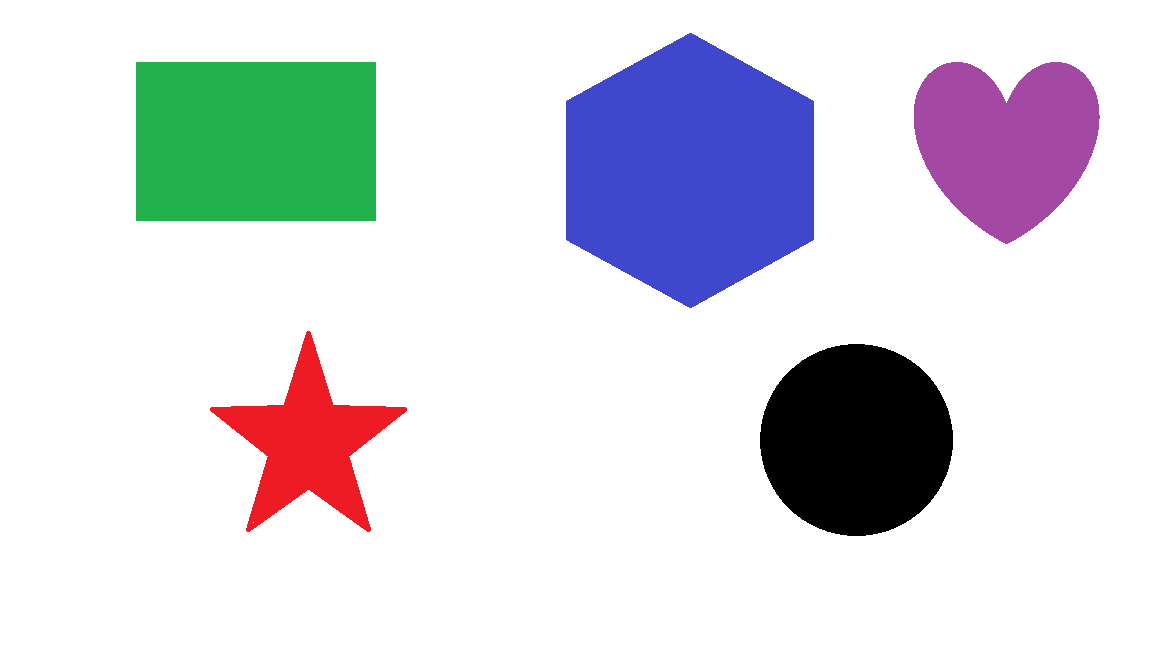
#> input picture pct.png, 1152 x 648 px
$ python detectingShepes.py
#> lines starting #> are read from the running program, lines starting #| are printed output that depends on the picture; after the words box and inside, x2 and y2 are one past the last pixel; in counts of white or black regions, pixels touching at a corner belong together
import cv2
import numpy as np


class Outline:

    def __init__(self, image):
#> called with image = 'pct.png'
        self.image = cv2.imread(image)
#> self.image is the input picture: shape (648, 1152, 3); mean B, G, R 225.1, 218.1, 217.2

    def thresh(self):
        img_gray = cv2.cvtColor(self.image, cv2.COLOR_BGR2GRAY)
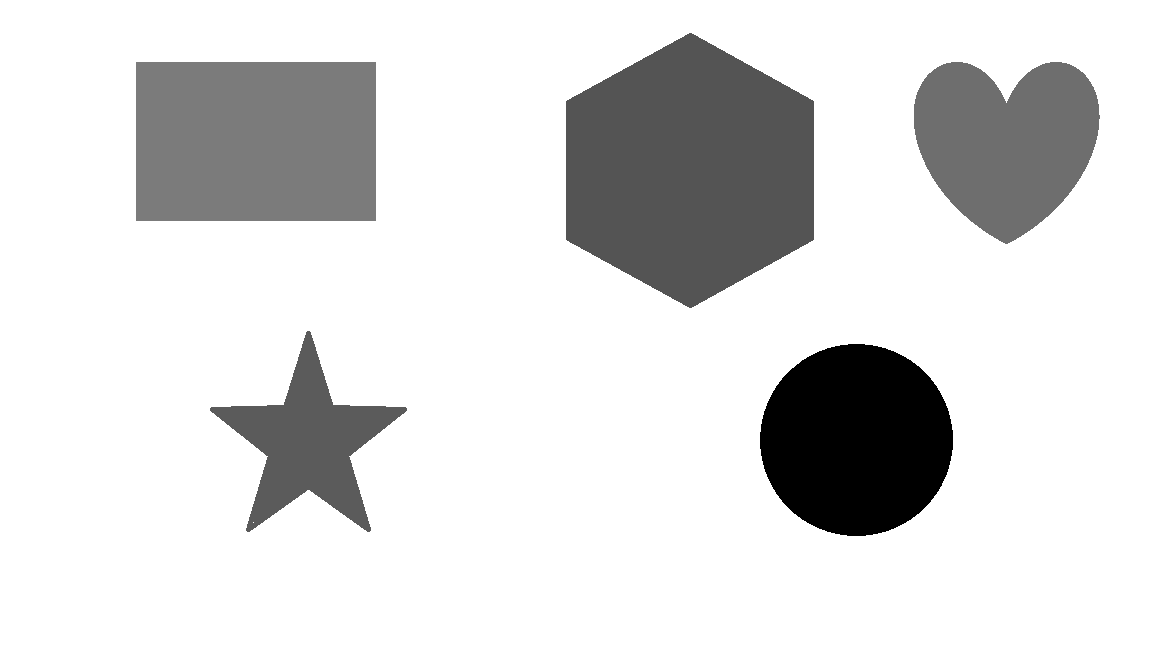
#> img_gray: shape (648, 1152); min 0, max 255, mean 218.6
        img_blur = cv2.GaussianBlur(img_gray, [5, 5], 0)
        ret, thresh = cv2.threshold(img_blur, 150, 255, cv2.THRESH_BINARY_INV)
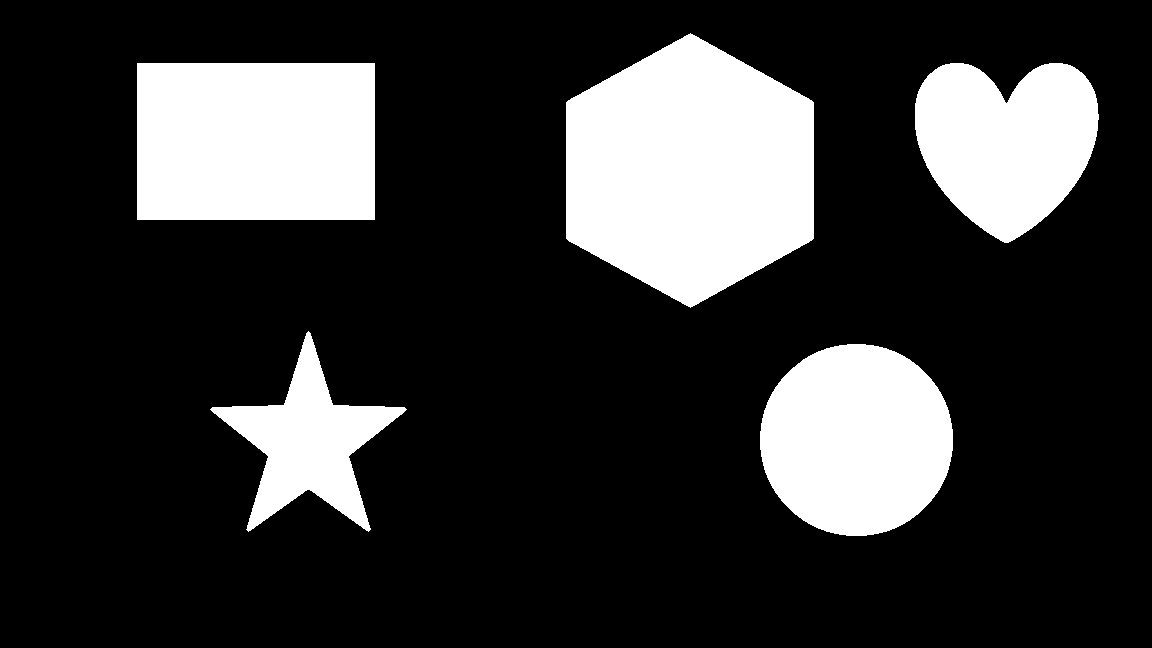
#> thresh: shape (648, 1152); 20.9% white; 5 white regions
        contours, hierarchy = cv2.findContours(thresh, cv2.RETR_TREE, cv2.CHAIN_APPROX_NONE)
#> contours = 5 contours; box (x1, y1, x2, y2) and area: (566, 33, 814, 308) 50818, (137, 63, 375, 220) 36972, (760, 344, 953, 536) 28930, (915, 63, 1099, 243) 23722, (210, 331, 407, 532) 14115
        return contours

    def color(self, kontur):
        hsv = cv2.cvtColor(self.image, cv2.COLOR_BGR2HSV)

        kolory = [
            [50, 20, 20],    # zielony              górna granica
            [70, 255, 255],                        #dolna granica
            [170, 100, 20],  # czerwony
            [180, 255, 255],
            [110, 100, 20],  # niebieski
            [130, 255, 255],
            [0, 0, 0],       # czarny
            [180, 255, 50],
            [135, 100, 20],  # fioletowy
            [150, 255, 255]
        ]

        i = 0
        while i != len(kolory):

            lower_bound = np.array(kolory[i])
            upper_bound = np.array(kolory[i+1])

            mask = cv2.inRange(hsv, lower_bound, upper_bound)
            contours, hierarchy = cv2.findContours(mask.copy(), cv2.RETR_EXTERNAL, cv2.CHAIN_APPROX_SIMPLE)

            #result = cv2.bitwise_and(self.image, self.image, mask=mask)
            #cv2.drawContours(result, contours, 0, (140, 140, 0), 3)

            for cnt in contours:
                if len(cv2.approxPolyDP(cnt, 0.005 * cv2.arcLength(cnt, True), True)) == len(kontur):
                    return i

            i = i + 2

    def ksztalt(self, kontur):
        if len(kontur) == 4:
            return "Prostokat"

        elif len(kontur) == 6:
            return "Szesciokat"

        elif len(kontur) == 10:
            return "Gwiazda"

        elif len(kontur) in range(10, 17):
            return "Okrag"

        else:
            return "Serce"

    def sz(self, i):
        if i == 0:
            return "Zielony"

        elif i == 2:
            return "Czerwony"

        elif i == 4:
            return "Niebieski"

        elif i == 6:
            return "Czarny"

        elif i == 8:
            return "Fioletowy"

    def all(self):
        contours = self.thresh()
        img2 = self.image.copy()

        for cnt in contours:
            kontur = cv2.approxPolyDP(cnt, 0.005 * cv2.arcLength(cnt, True), True)

            x = kontur.ravel()[0]  # zmiana macierzy na ciąg znaków
            y = kontur.ravel()[1]

            shape = self.ksztalt(kontur)
            kolor = self.sz(self.color(kontur))

            cv2.putText(img2, ( kolor + ", " + shape ), (x, y), cv2.FONT_HERSHEY_SIMPLEX, .7, 0)
            cv2.imshow("koniec", img2)
            cv2.waitKey(0)
            cv2.destroyAllWindows()
#> this loop made 5 passes
#> (x, y, shape, kolor) on passes 1, 2, 3, 5: (847, 344, 'Okrag', 'Czarny'), (308, 331, 'Gwiazda', 'Czerwony'), (942, 65, 'Serce', 'Fioletowy'), (690, 33, 'Szesciokat', 'Niebieski')
#> (kontur, x, y, shape, kolor) on pass 4: ([[137, 63], [137, 219], [374, 219], [374, 63]], 137, 63, 'Prostokat', 'Zielony')
#> pass 1, in all, `cv2.imshow("koniec", img2)`:
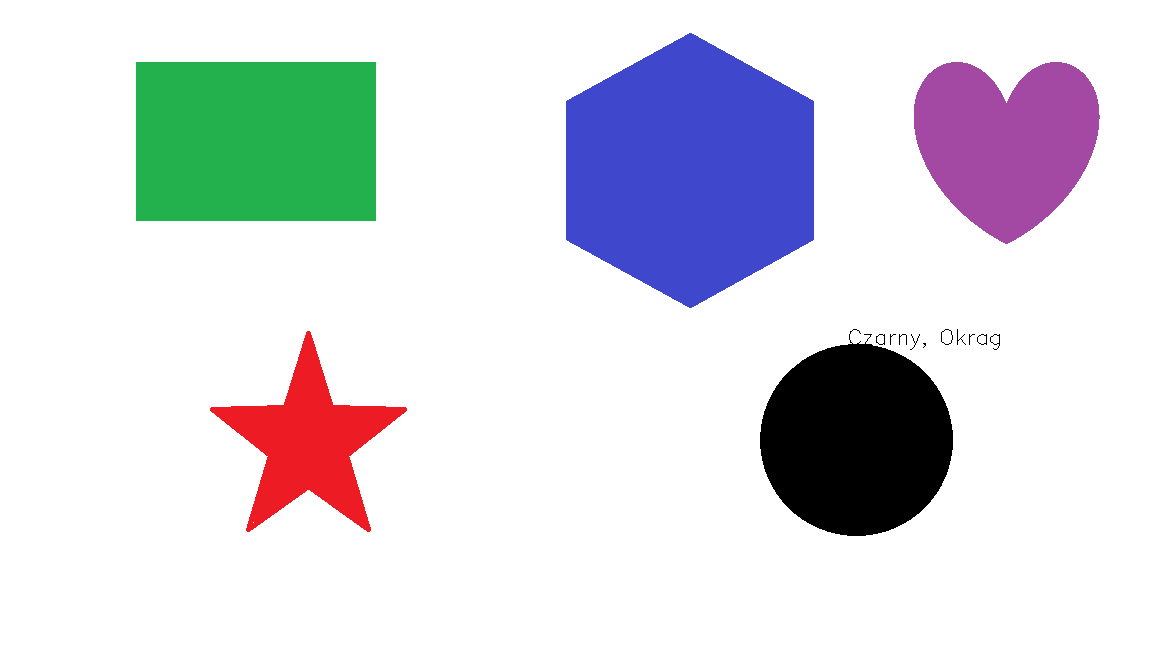
#> window 'koniec': shape (648, 1152, 3); mean B, G, R 225, 218, 217.1
#> pass 2, in all, `cv2.imshow("koniec", img2)`:
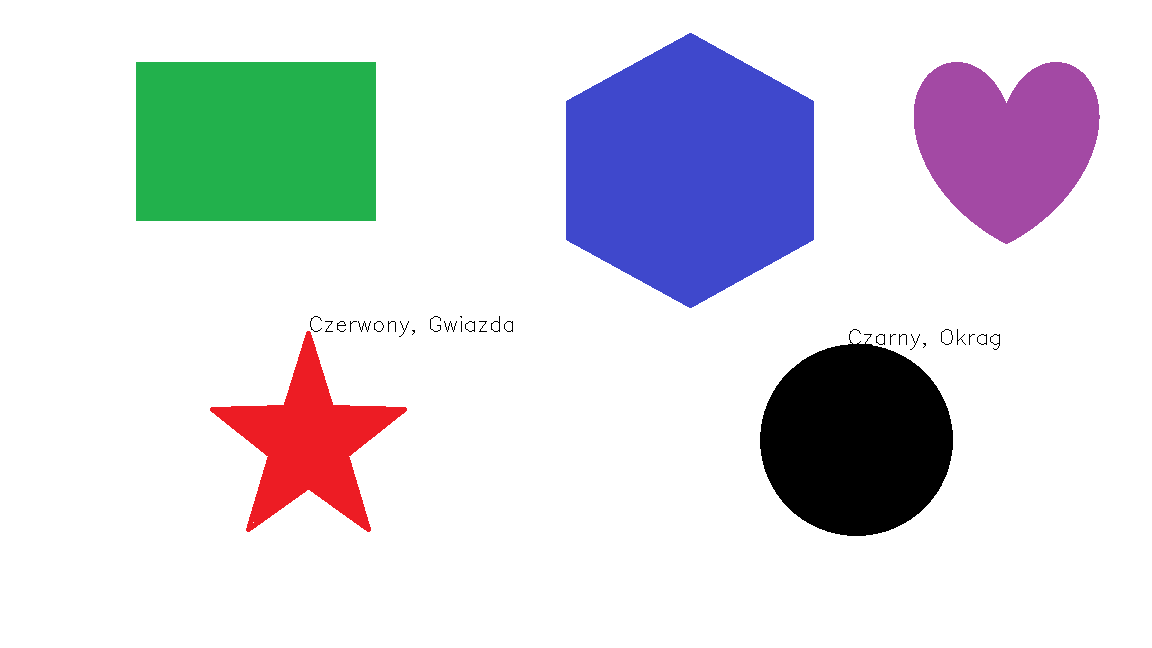
#> window 'koniec': shape (648, 1152, 3); mean B, G, R 224.9, 217.8, 216.9
#> after the loop:
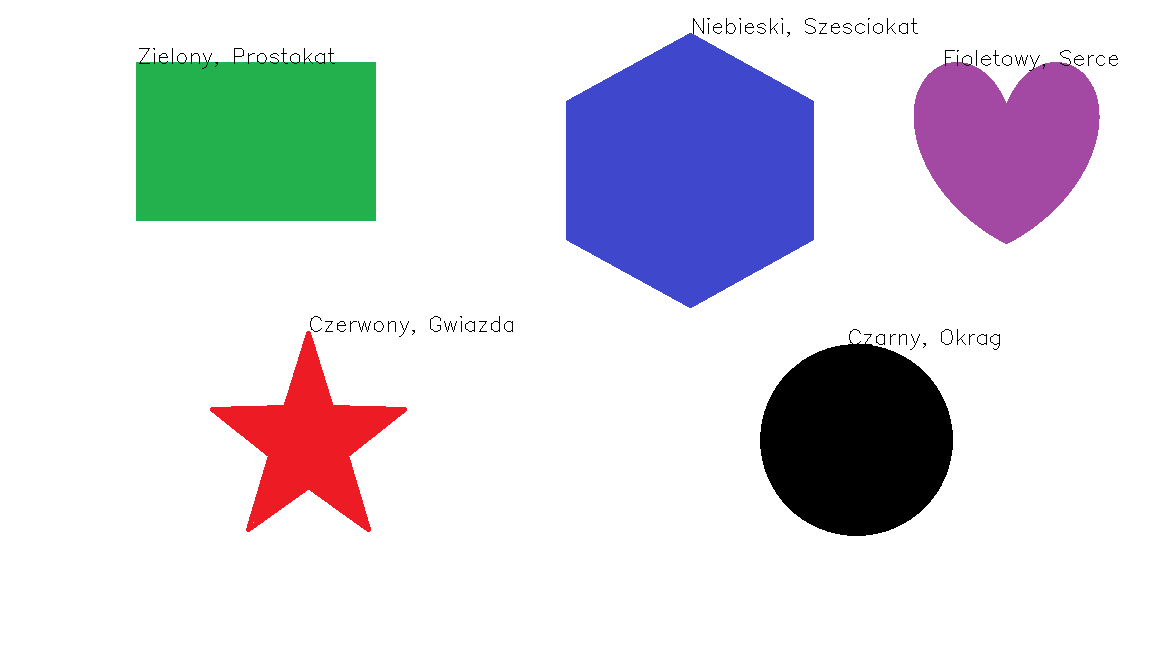
#> img2: shape (648, 1152, 3); 0.28% of pixels changed, all inside (x1, y1, x2, y2) = (139, 18, 1118, 350)


if __name__ == '__main__':
    #image = 'pcy.png'
    image = 'pct.png'
    #image = 'pcp.png'
    #image = 'pck.png'
    obj = Outline(image)
    obj.all()

$ run again, with pcp.png copied over pct.png
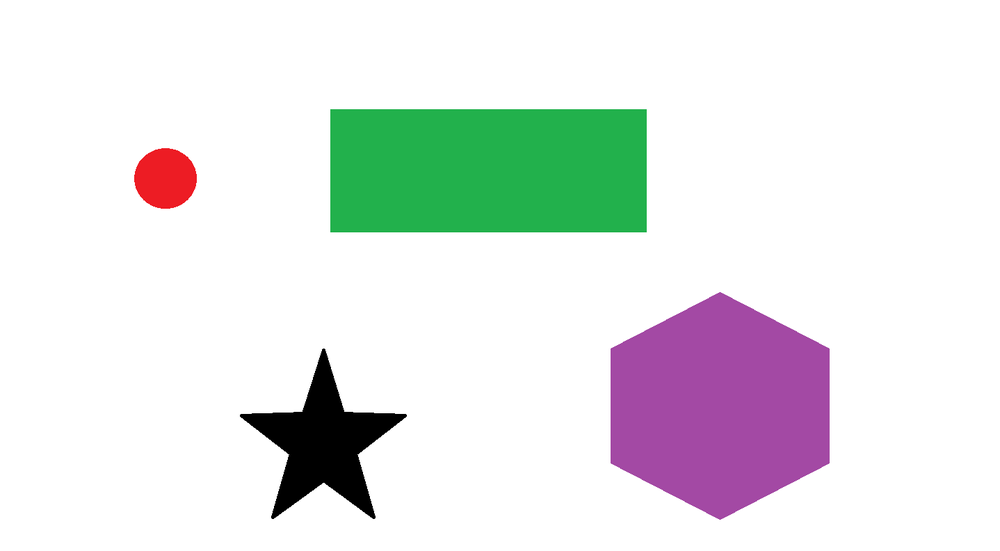
#> input picture pcp.png, 1000 x 551 px, shrunk from 1438 x 792 before the run
#> in __init__, self.image is the input picture: shape (551, 1000, 3); mean B, G, R 230.1, 231, 228.2
#> in thresh, `ret, thresh = cv2.threshold(img_blur, 150, 255, cv2.THRESH_BINARY_INV)`:
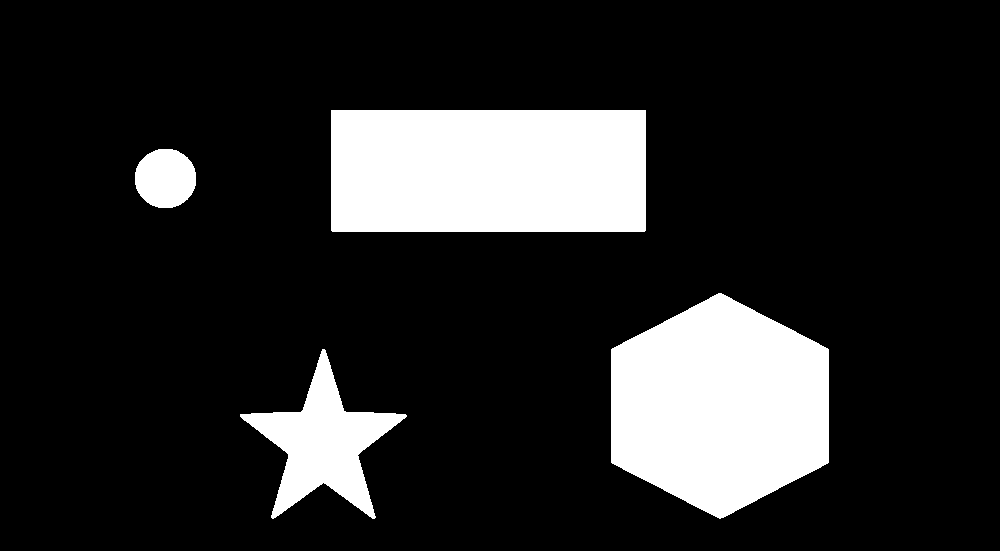
#> thresh: shape (551, 1000); 16.1% white; 4 white regions
#> in thresh, `contours, hierarchy = cv2.findContours(thresh, cv2.RETR_TREE, cv2.CHAI..`: contours = 4 contours; box (x1, y1, x2, y2) and area: (331, 110, 646, 232) 37993, (611, 293, 829, 519) 36810, (240, 349, 407, 519) 10211, (135, 149, 196, 208) 2797
#> the loop in all, `for cnt in contours:` made 4 passes
#> (x, y, shape, kolor) on passes 1 to 3: (322, 349, 'Gwiazda', 'Czarny'), (718, 293, 'Szesciokat', 'Fioletowy'), (158, 149, 'Okrag', 'Czerwony')
#> after the loop in all, `for cnt in contours:`:
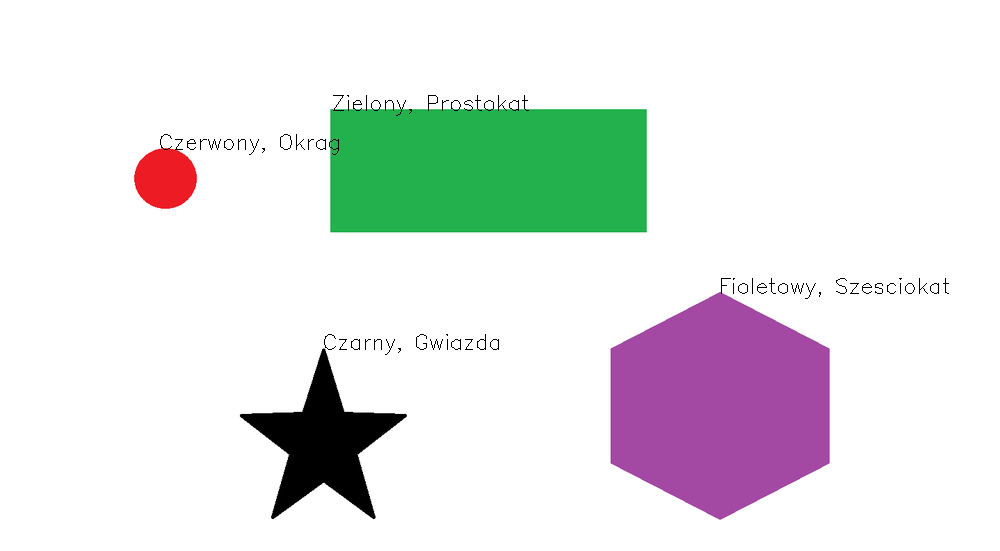
#> img2: shape (551, 1000, 3); 0.31% of pixels changed, all inside (x1, y1, x2, y2) = (160, 95, 949, 355)

$ run again, with pck.png copied over pct.png
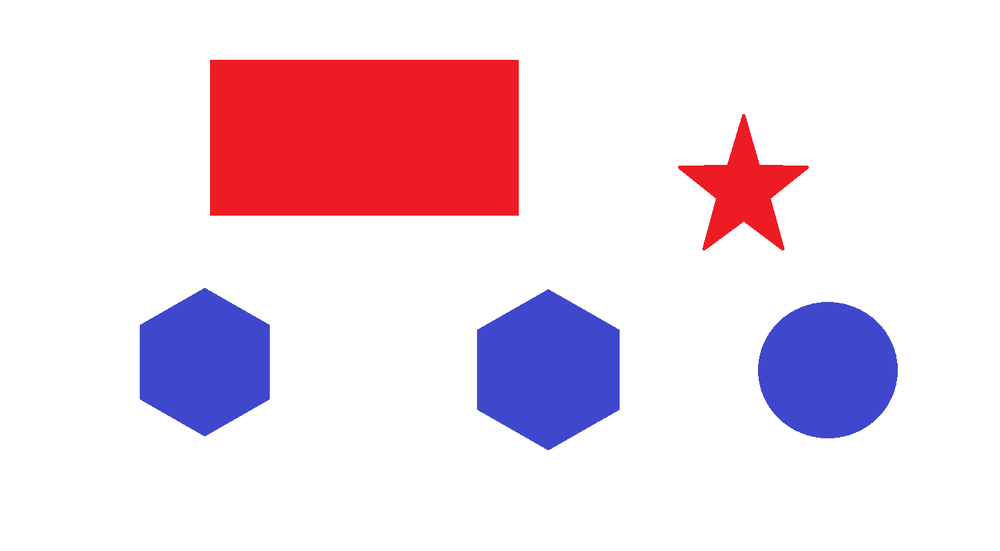
#> input picture pck.png, 1000 x 551 px, shrunk from 1438 x 792 before the run
#> in __init__, self.image is the input picture: shape (551, 1000, 3); mean B, G, R 228.9, 216.9, 236.9
#> in thresh, `ret, thresh = cv2.threshold(img_blur, 150, 255, cv2.THRESH_BINARY_INV)`:
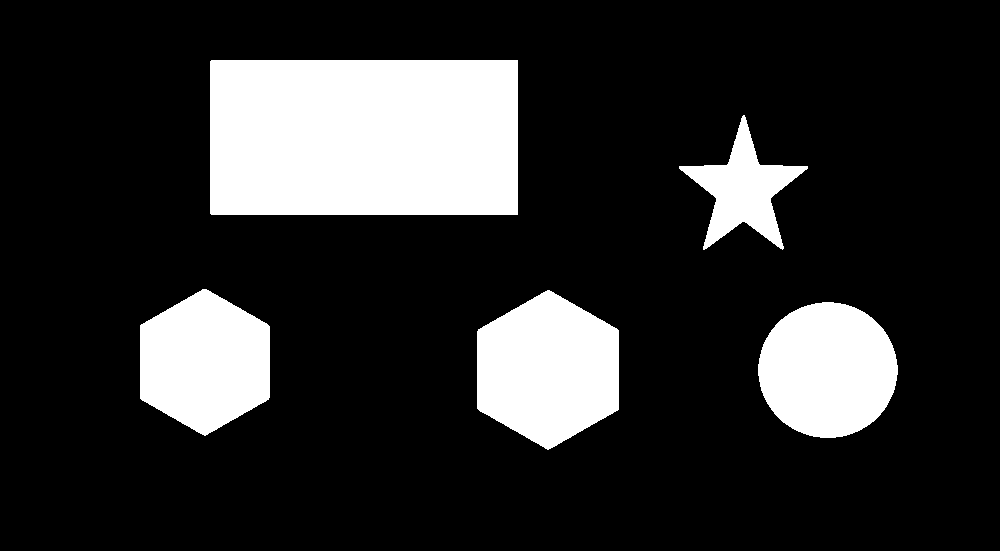
#> thresh: shape (551, 1000); 18.2% white; 5 white regions
#> in thresh, `contours, hierarchy = cv2.findContours(thresh, cv2.RETR_TREE, cv2.CHAI..`: contours = 5 contours; box (x1, y1, x2, y2) and area: (210, 60, 518, 215) 47277, (477, 290, 619, 450) 16834, (758, 302, 898, 438) 14650, (140, 289, 270, 436) 14216, (679, 115, 808, 250) 6176
#> the loop in all, `for cnt in contours:` made 5 passes
#> (x, y, shape, kolor) on passes 1 to 4: (822, 302, 'Okrag', 'Niebieski'), (549, 290, 'Szesciokat', 'Niebieski'), (202, 289, 'Szesciokat', 'Niebieski'), (744, 115, 'Gwiazda', 'Czerwony')
#> after the loop in all, `for cnt in contours:`:
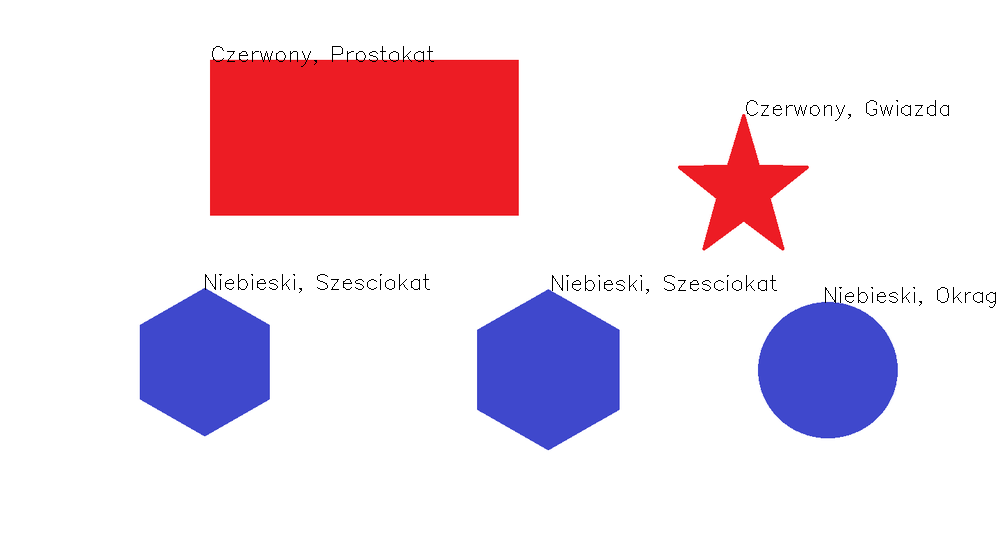
#> img2: shape (551, 1000, 3); 0.43% of pixels changed, all inside (x1, y1, x2, y2) = (205, 46, 996, 308)
